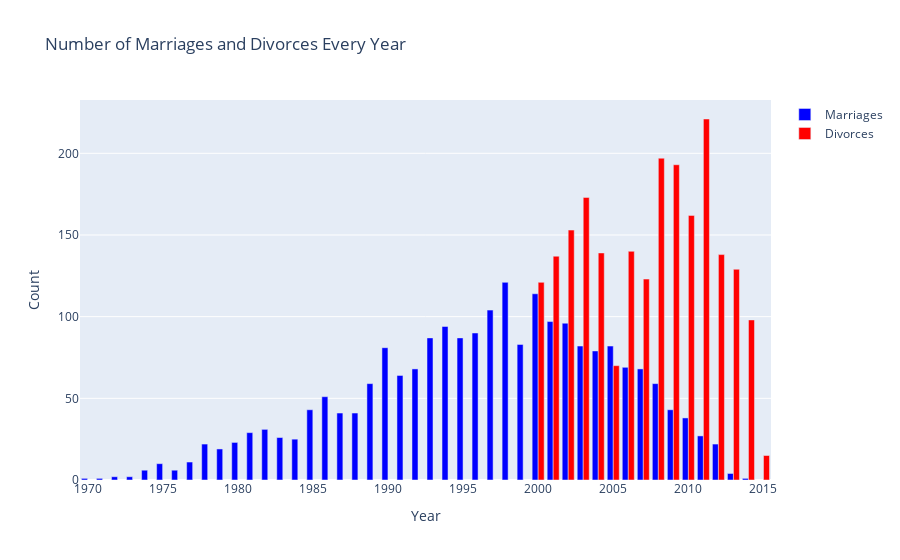

The notebook cell saved with this chart:
### Code cell
import plotly.graph_objs as go
import pandas as pd

# Import divorce.csv, parsing the appropriate columns as dates in the import
divorce = pd.read_csv(r"./datasets/divorce.csv", parse_dates =["divorce_date", "marriage_date", "dob_man", "dob_woman"])

# Extract year from marriage_date and divorce_date columns
divorce['marriage_year'] = pd.DatetimeIndex(divorce['marriage_date']).year
divorce['divorce_year'] = pd.DatetimeIndex(divorce['divorce_date']).year

# Group by year and count number of marriages and divorces
marriage_count = divorce.groupby('marriage_year').size().reset_index(name='marriage_count')
divorce_count = divorce.groupby('divorce_year').size().reset_index(name='divorce_count')

# Merge the two dataframes on year
merged_df = pd.merge(marriage_count, divorce_count, left_on='marriage_year', right_on='divorce_year', how='outer')

# Create side by side bar plot using plotly
fig = go.Figure()
fig.add_trace(go.Bar(x=merged_df['marriage_year'], y=merged_df['marriage_count'], name='Marriages', marker_color='blue'))
fig.add_trace(go.Bar(x=merged_df['divorce_year'], y=merged_df['divorce_count'], name='Divorces', marker_color='red'))

fig.update_layout(title='Number of Marriages and Divorces Every Year', xaxis_title='Year', yaxis_title='Count')
fig.show()

### Figure 1 — Plotly figure (JSON) as saved in the notebook; plotly's stock layout.template omitted (floating-point values rounded to 4 significant figures)
{"data": [{"marker": {"color": "blue"}, "name": "Marriages", "x": [1970, 1971, 1972, 1973, 1974, 1975, 1976, 1977, 1978, 1979, 1980, 1981, 1982, 1983, 1984, 1985, 1986, 1987, 1988, 1989, 1990, 1991, 1992, 1993, 1994, 1995, 1996, 1997, 1998, 1999, 2000, 2001, 2002, 2003, 2004, 2005, 2006, 2007, 2008, 2009, 2010, 2011, 2012, 2013, 2014, null], "y": [1, 1, 2, 2, 6, 10, 6, 11, 22, 19, 23, 29, 31, 26, 25, 43, 51, 41, 41, 59, 81, 64, 68, 87, 94, 87, 90, 104, 121, 83, 114, 97, 96, 82, 79, 82, 69, 68, 59, 43, 38, 27, 22, 4, 1, null], "type": "bar"}, {"marker": {"color": "red"}, "name": "Divorces", "x": [null, null, null, null, null, null, null, null, null, null, null, null, null, null, null, null, null, null, null, null, null, null, null, null, null, null, null, null, null, null, 2000, 2001, 2002, 2003, 2004, 2005, 2006, 2007, 2008, 2009, 2010, 2011, 2012, 2013, 2014, 2015], "y": [null, null, null, null, null, null, null, null, null, null, null, null, null, null, null, null, null, null, null, null, null, null, null, null, null, null, null, null, null, null, 121, 137, 153, 173, 139, 70, 140, 123, 197, 193, 162, 221, 138, 129, 98, 15], "type": "bar"}], "layout": {"title": {"text": "Number of Marriages and Divorces Every Year"}, "xaxis": {"title": {"text": "Year"}}, "yaxis": {"title": {"text": "Count"}}}}
